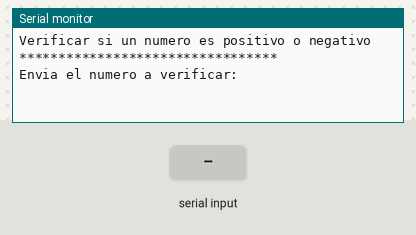
This sketch was run on a simulated Arduino Uno, built with avr-gcc and run on an emulated ATmega328P. Parts: the last lines printed to the serial monitor. Inputs (shaded band) come from the test bench.

Above: at 1.2 s.
1.3 s: "90,45\n" received over Serial
At 2.1 s:
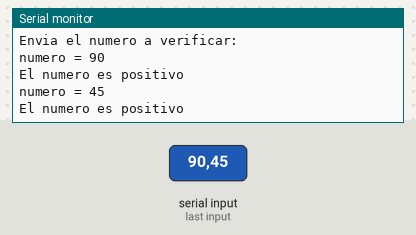
2.8 s: "30,150\n" received over Serial
At 4.4 s:
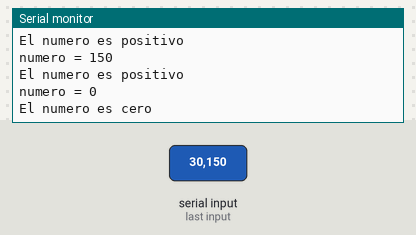
Timing chart, 0 to 5.9 s (numbered marks = the images above; inputs shaded):
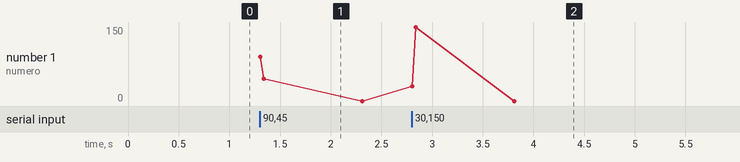

The sketch:

arduino.14.negativoopositivo.ino
```cpp
int numero = 0;       //se declara la variable numero a verificar

void setup() {
  Serial.begin(9600); //configura el puerto serial a 9600 de velocidad
  Serial.println("Verificar si un numero es positivo o negativo");
  Serial.println("*********************************");
  Serial.println("");
  Serial.println("Envia el numero a verificar: ");
}

void loop() {
  if (Serial.available() > 0) { //si hay algun dato en el puerto serial entrar a esta condicional if
    numero = Serial.parseInt(); //se aplica parseInt al serial y se guarda el dato en la variable "numero"
    Serial.print("numero = ");  //mostrar el valor
    Serial.println(numero);     //de la variable "numero"
    if (numero > 0) { //condicional +
      Serial.println("El numero es positivo");
    }
    if (numero < 0) { //condicional -
      Serial.println("El numero es negativo");
    }
    if (numero == 0) {           //si no es + o - debe ser
      Serial.println("El numero es cero");
    }
  }
}
```

Measured:
- after the input at 1.3 s, the serial monitor: prints a new line at once (image 1)
- after the input at 2.8 s, the serial monitor: prints a new line at once (image 2)
